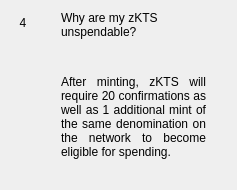
                  <widget class="QWidget" name="widgetFaq4" native="true">
                   <layout class="QHBoxLayout" name="horizontalPage_4" stretch="0,1">
                    <item alignment="Qt::AlignTop">
                     <widget class="QLabel" name="labelNumber4">
                      <property name="minimumSize">
                       <size>
                        <width>24</width>
                        <height>24</height>
                       </size>
                      </property>
                      <property name="maximumSize">
                       <size>
                        <width>16777215</width>
                        <height>24</height>
                       </size>
                      </property>
                      <property name="text">
                       <string>4</string>
                      </property>
                      <property name="alignment">
                       <set>Qt::AlignCenter</set>
                      </property>
                     </widget>
                    </item>
                    <item>
                     <layout class="QVBoxLayout" name="verticalLayoutPage_4">
                      <property name="leftMargin">
                       <number>20</number>
                      </property>
                      <property name="rightMargin">
                       <number>20</number>
                      </property>
                      <item>
                       <widget class="QLabel" name="labelSubtitle4">
                        <property name="text">
                         <string>Why are my zKTS unspendable?</string>
                        </property>
                        <property name="wordWrap">
                         <bool>true</bool>
                        </property>
                       </widget>
                      </item>
                      <item>
                       <spacer name="verticalSpacer_40">
                        <property name="orientation">
                         <enum>Qt::Vertical</enum>
                        </property>
                        <property name="sizeType">
                         <enum>QSizePolicy::Fixed</enum>
                        </property>
                        <property name="sizeHint" stdset="0">
                         <size>
                          <width>20</width>
                          <height>30</height>
                         </size>
                        </property>
                       </spacer>
                      </item>
                      <item>
                       <widget class="QLabel" name="labelContent4">
                        <property name="text">
                         <string>
                           &lt;html&gt;&lt;head/&gt;&lt;body&gt;&lt;p align=&quot;justify&quot;&gt;
                           After minting, zKTS will require 20 confirmations as well as 1
                           additional mint of the same denomination on the network to
                           become eligible for spending.
                           &lt;/p&gt;&lt;/body&gt;&lt;/html&gt;
                         </string>
                        </property>
                        <property name="alignment">
                         <set>Qt::AlignLeading|Qt::AlignLeft|Qt::AlignTop</set>
                        </property>
                        <property name="wordWrap">
                         <bool>true</bool>
                        </property>
                       </widget>
                      </item>
                      <item>
                       <spacer name="verticalSpacer_41">
                        <property name="orientation">
                         <enum>Qt::Vertical</enum>
                        </property>
                        <property name="sizeHint" stdset="0">
                         <size>
                          <width>20</width>
                          <height>20</height>
                         </size>
                        </property>
                       </spacer>
                      </item>
                     </layout>
                    </item>
                   </layout>
                  </widget>
